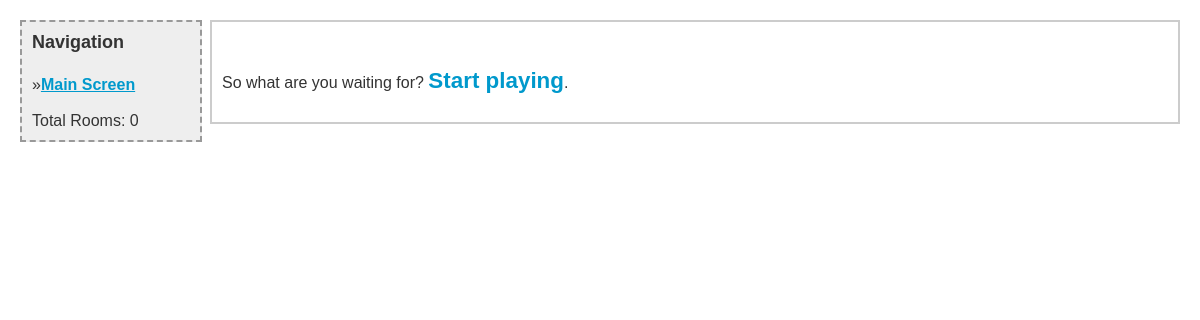
The page /cyo/index.php on the database as committed earlier.
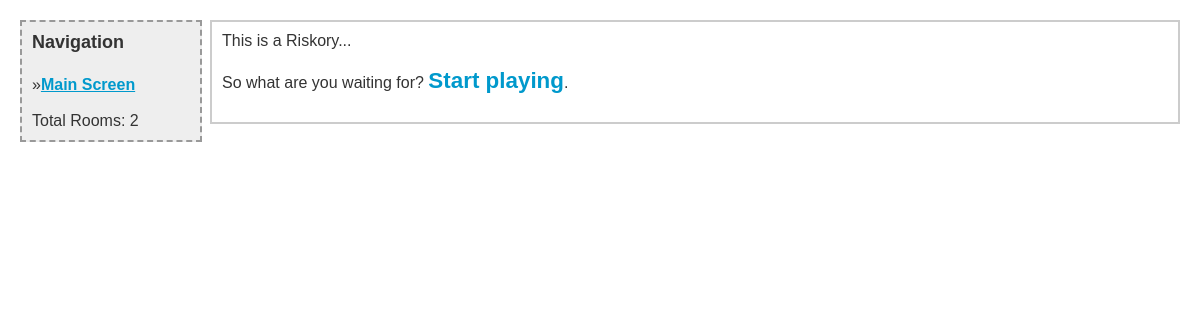
The same page on the database as committed later.
### tables this page shows
CREATE TABLE `choose_settings` (
  `id` int(11) NOT NULL,
  `title` varchar(128) DEFAULT NULL,
  `root_url` varchar(128) DEFAULT NULL,
  `copyright_text` varchar(64) DEFAULT NULL,
  `copyright_year` int(11) DEFAULT NULL,
  `copyright_url` varchar(128) DEFAULT NULL,
  `main_page_text` text,
  `warn_box_blurb` text,
  `new_room_blurb` text,
  `kill_depth` int(11) DEFAULT NULL,
  `privacy_policy` text,
  `enable_adsense` binary(1) DEFAULT NULL,
  `adsense_blurb` text,
  `enable_recaptcha` binary(1) DEFAULT NULL,
  `recaptcha_public_key` varchar(64) DEFAULT NULL,
  `recaptcha_private_key` varchar(64) DEFAULT NULL,
  `enable_analytics` binary(1) DEFAULT NULL,
  `analytics_blurb` text
);

### cyo/index.php (the view, shortened to what this page needs)
<?php
	include('header.txt');
print nl2br(htmlentities(chop($settings['main_page_text'])));
?>
<br /><br />
So what are you waiting for? <a href="room.php" style="font-size: 140%;">Start playing</a>.
<br /><br />

Rows that differ between the two databases and show on the page:
added choose_settings: main_page_text "This is a Riskory..."
Other text that changed with them:
text no longer shown: "Navigation » Main Screen Total Rooms: 0"
text now shown: "Navigation » Main Screen Total Rooms: 2"
